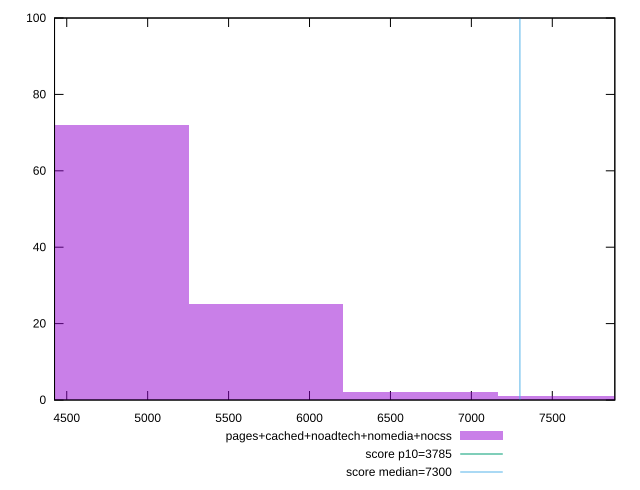

This figure's gnuplot source:
reset

$pagesCachedNoadtechNomediaNocss <<EOF
6685.461866297421 2
4775.329904498158 72
5730.395885397789 25
7640.527847197052 1
EOF

set key outside below
set boxwidth 955.0659808996315
set xrange [4424.557999999999:7886.3605]
set yrange [0:100]
set trange [0:100]
set style fill transparent solid 0.5 noborder

set parametric
set terminal svg size 640, 490 enhanced background rgb 'white'
set output "report_00015_2021-02-09T16-11-33.973Z/interactive/comparison/histogram/4_vs_5.svg"

plot $pagesCachedNoadtechNomediaNocss title "pages+cached+noadtech+nomedia+nocss" with boxes, \
     3785,t title "score p10=3785", \
     7300,t title "score median=7300"

reset
